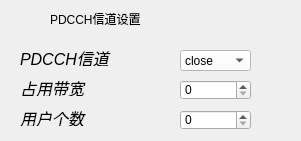
     <widget class="QWidget" name="widget_18" native="true">
      <property name="geometry">
       <rect>
        <x>650</x>
        <y>90</y>
        <width>301</width>
        <height>141</height>
       </rect>
      </property>
      <widget class="QLabel" name="label_74">
       <property name="geometry">
        <rect>
         <x>50</x>
         <y>10</y>
         <width>151</width>
         <height>17</height>
        </rect>
       </property>
       <property name="text">
        <string>PDCCH信道设置</string>
       </property>
      </widget>
      <widget class="QLabel" name="label_75">
       <property name="enabled">
        <bool>true</bool>
       </property>
       <property name="geometry">
        <rect>
         <x>20</x>
         <y>50</y>
         <width>121</width>
         <height>16</height>
        </rect>
       </property>
       <property name="font">
        <font>
         <family>Ubuntu</family>
         <pointsize>12</pointsize>
         <weight>9</weight>
         <italic>true</italic>
         <bold>false</bold>
        </font>
       </property>
       <property name="styleSheet">
        <string notr="true">font: 25 9pt &quot;Ubuntu&quot;;
color: rgb(0, 0, 0);
font: 75 italic 12pt &quot;Ubuntu&quot;;</string>
       </property>
       <property name="text">
        <string>PDCCH信道</string>
       </property>
      </widget>
      <widget class="QLabel" name="label_76">
       <property name="enabled">
        <bool>true</bool>
       </property>
       <property name="geometry">
        <rect>
         <x>20</x>
         <y>110</y>
         <width>121</width>
         <height>16</height>
        </rect>
       </property>
       <property name="font">
        <font>
         <family>Ubuntu</family>
         <pointsize>12</pointsize>
         <weight>9</weight>
         <italic>true</italic>
         <bold>false</bold>
        </font>
       </property>
       <property name="styleSheet">
        <string notr="true">font: 25 9pt &quot;Ubuntu&quot;;
color: rgb(0, 0, 0);
font: 75 italic 12pt &quot;Ubuntu&quot;;</string>
       </property>
       <property name="text">
        <string>用户个数</string>
       </property>
      </widget>
      <widget class="QSpinBox" name="dpdcchyh">
       <property name="geometry">
        <rect>
         <x>180</x>
         <y>110</y>
         <width>71</width>
         <height>20</height>
        </rect>
       </property>
       <property name="styleSheet">
        <string notr="true">sbackground-color: rgb(255, 255, 255);
color: rgb(0, 0, 0);
font: 25 10pt &quot;Ubuntu&quot;;</string>
       </property>
      </widget>
      <widget class="QLabel" name="label_77">
       <property name="enabled">
        <bool>true</bool>
       </property>
       <property name="geometry">
        <rect>
         <x>20</x>
         <y>80</y>
         <width>121</width>
         <height>16</height>
        </rect>
       </property>
       <property name="font">
        <font>
         <family>Ubuntu</family>
         <pointsize>12</pointsize>
         <weight>9</weight>
         <italic>true</italic>
         <bold>false</bold>
        </font>
       </property>
       <property name="styleSheet">
        <string notr="true">font: 25 9pt &quot;Ubuntu&quot;;
color: rgb(0, 0, 0);
font: 75 italic 12pt &quot;Ubuntu&quot;;</string>
       </property>
       <property name="text">
        <string>占用带宽</string>
       </property>
      </widget>
      <widget class="QSpinBox" name="down_Bandwidth_2">
       <property name="geometry">
        <rect>
         <x>180</x>
         <y>80</y>
         <width>71</width>
         <height>20</height>
        </rect>
       </property>
       <property name="styleSheet">
        <string notr="true">sbackground-color: rgb(255, 255, 255);
color: rgb(0, 0, 0);
font: 25 10pt &quot;Ubuntu&quot;;</string>
       </property>
      </widget>
      <widget class="QComboBox" name="down_enable_flag_2">
       <property name="geometry">
        <rect>
         <x>180</x>
         <y>50</y>
         <width>71</width>
         <height>21</height>
        </rect>
       </property>
       <property name="styleSheet">
        <string notr="true">background-color: rgb(255, 255, 255);
color: rgb(0, 0, 0);
font: 25 10pt &quot;Ubuntu&quot;;</string>
       </property>
       <item>
        <property name="text">
         <string>close</string>
        </property>
       </item>
       <item>
        <property name="text">
         <string>open</string>
        </property>
       </item>
      </widget>
     </widget>
